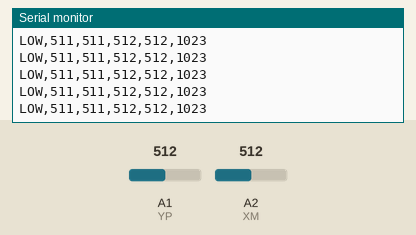
Simulated run of this sketch. Board: Arduino Uno, built with avr-gcc and run on an emulated ATmega328P. On the bench: the last lines printed to the serial monitor. The inputs (shaded band) are chosen by the test bench; at power-on: A1 (YP) = 512, A2 (XM) = 512.

Above: at 1.7 s.
1.8 s: A1 (YP) set to 716
At 2.19 s:
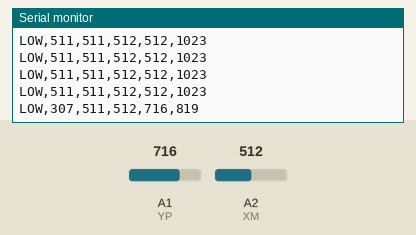
3.3 s: A2 (XM) set to 716
At 3.45 s:
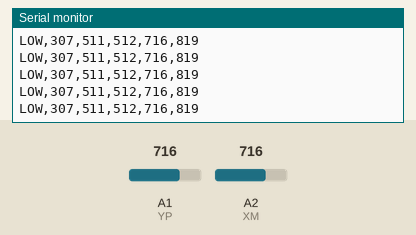
4.8 s: A1 (YP) set to 900
At 4.96 s:
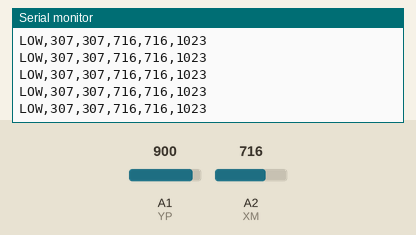
6.3 s: A2 (XM) set to 900
At 6.47 s:
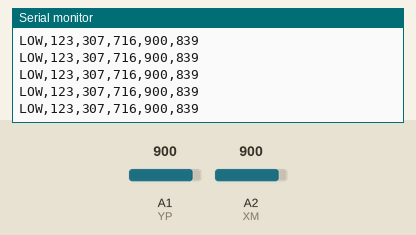
Timing chart, 0 to 8.8 s (numbered marks = the images above; inputs shaded):
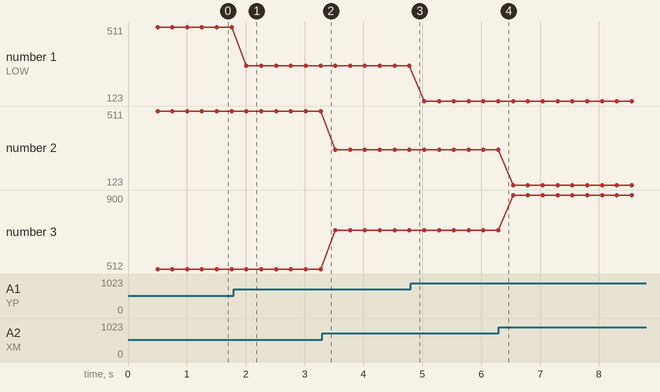

The sketch:

touch_lowlevel_diagnostico.ino
```cpp
const int XP = 6;
const int YP = A1;
const int XM = A2;
const int YM = 7;

void setup() {
  Serial.begin(115200);
  delay(500);
  Serial.println(F("# touch_lowlevel_diagnostico ready"));
  Serial.println(F("# pins XP=6 YP=A1 XM=A2 YM=7"));
}

int readMedian(int pin) {
  int a = analogRead(pin);
  int b = analogRead(pin);
  return (a + b) / 2;
}

void loop() {
  pinMode(YP, INPUT);
  pinMode(YM, INPUT);
  pinMode(XP, OUTPUT);
  pinMode(XM, OUTPUT);
  digitalWrite(XP, HIGH);
  digitalWrite(XM, LOW);
  delayMicroseconds(20);
  int xraw = 1023 - readMedian(YP);

  pinMode(XP, INPUT);
  pinMode(XM, INPUT);
  pinMode(YP, OUTPUT);
  pinMode(YM, OUTPUT);
  digitalWrite(YM, LOW);
  digitalWrite(YP, HIGH);
  delayMicroseconds(20);
  int yraw = 1023 - readMedian(XM);

  pinMode(XP, OUTPUT);
  pinMode(YP, INPUT);
  pinMode(XM, INPUT);
  pinMode(YM, OUTPUT);
  digitalWrite(XP, LOW);
  digitalWrite(YM, HIGH);
  delayMicroseconds(20);
  int z1 = analogRead(XM);
  int z2 = analogRead(YP);
  int zcalc = 1023 - (z2 - z1);

  Serial.print(F("LOW,"));
  Serial.print(xraw);
  Serial.print(',');
  Serial.print(yraw);
  Serial.print(',');
  Serial.print(z1);
  Serial.print(',');
  Serial.print(z2);
  Serial.print(',');
  Serial.println(zcalc);
  delay(250);
}
```

Measured:
- after the input at 1.8 s, the serial monitor: prints a new line after 0.21 s (image 1)
- plotted number 1: 511 → 307 after the input at 1.8 s, 307 → 123 after the input at 4.8 s
